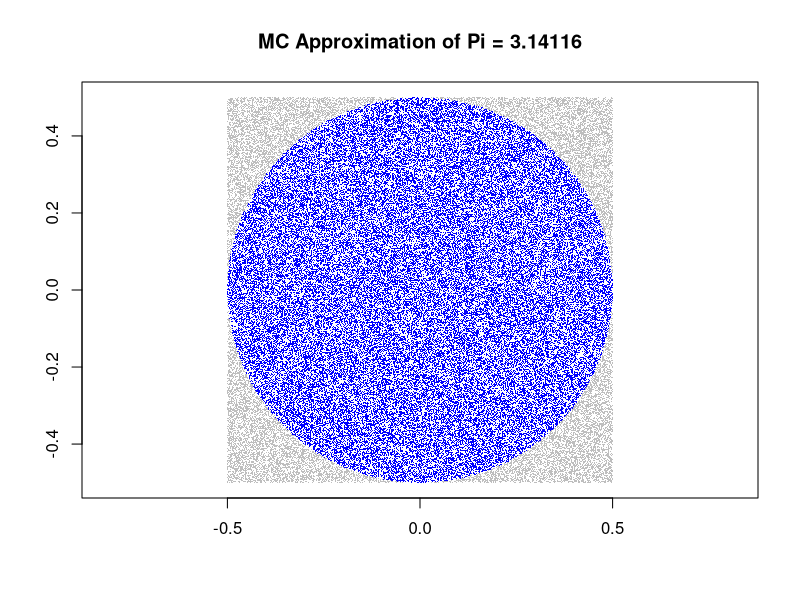
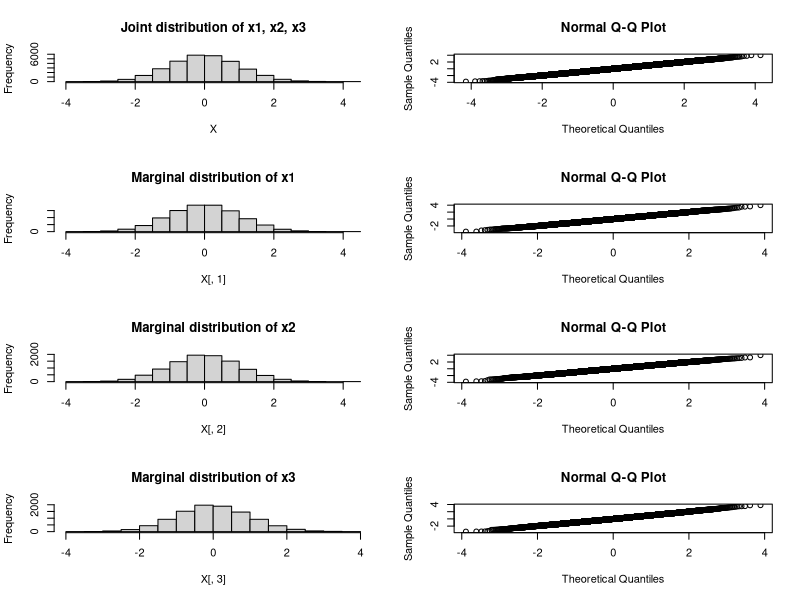

These figures' R source, in order:
## ---- chunk 1
runs <- 1e5
radius <- 0.5

x <- runif(runs, min = -radius, max = radius)
y <- runif(runs, min = -radius, max = radius)
in_circle <- (x^2 + y^2) <= radius^2

plot(x,y,
     pch='.',col=ifelse(in_circle,"blue","grey"),
     xlab='',ylab='',asp=1,
     main=paste("MC Approximation of Pi =", 4 * sum(in_circle/runs)))
## ---- chunk 2
integrate(dnorm, lower = -0.5, upper = 0.5)
## ---- chunk 3
g <- function(x) {-0.5 < x & x < 0.5}
mean(g(rnorm(1e6)))
## ---- chunk 4
#| fig.width=8, fig.height=8

X <- MASS::mvrnorm(1e4, mu = c(0,0,0), Sigma = diag(1, nrow = 3, ncol = 3))

par(mfrow = c(4,2))
hist(X, main = "Joint distribution of x1, x2, x3")
qqnorm(X, plot.it = TRUE)
hist(X[,1], main = "Marginal distribution of x1")
qqnorm(X[,1])
hist(X[,2], main = "Marginal distribution of x2")
qqnorm(X[,2])
hist(X[,3], main = "Marginal distribution of x3")
qqnorm(X[,3])

